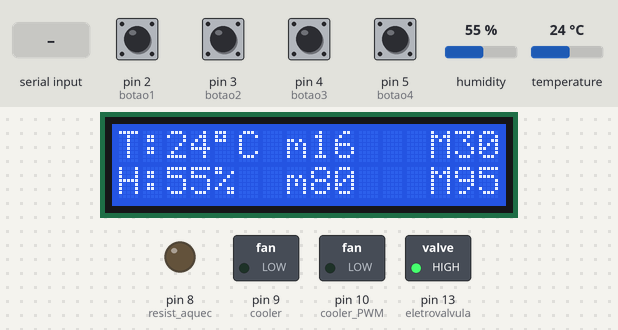
Simulated run of this sketch. Board: Arduino Uno, built with avr-gcc and run on an emulated ATmega328P. Shown: 16×2 character LCD, switched loads named in the sketch (green lamp = pin HIGH), output pins drawn as LEDs (lit = HIGH). The test bench sets the inputs (shaded band); at power-on: pin 2 (botao1), pin 3 (botao2), pin 4 (botao3), pin 5 (botao4) LOW, humidity 55 %, temperature 24 °C. What the sketch prints to the serial monitor is not drawn.

Above: at 2.2 s.
2.3 s: "R" received over the second serial link
At 3.2 s:
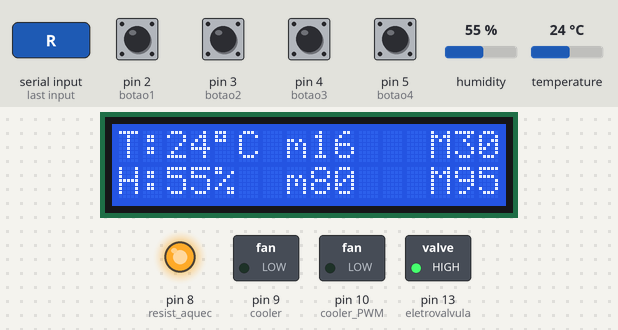
3.9 s: pin 2 (botao1) pulled HIGH for 0.7 s
At 4.95 s:
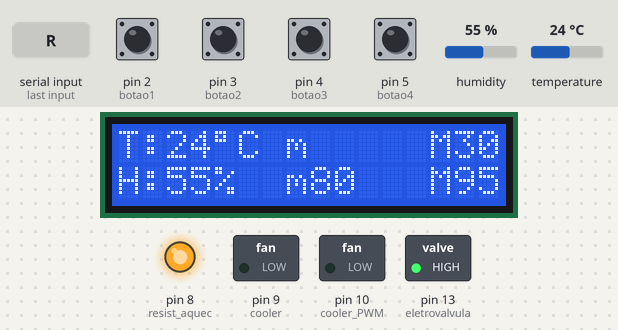
6.2 s: "8" received over the second serial link
At 7.25 s:
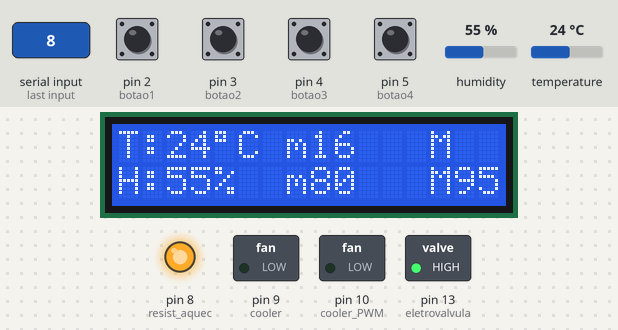
8.5 s: pin 4 (botao3) pulled HIGH for 0.7 s
At 9.16 s:
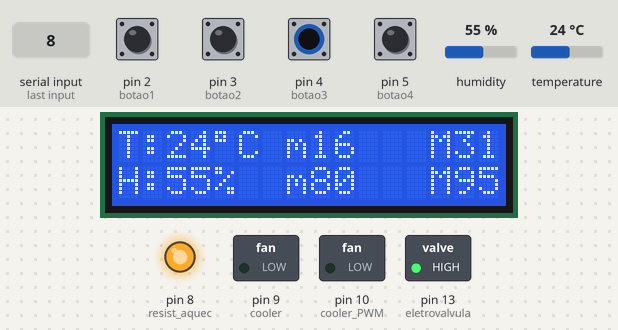
10.7 s: pin 3 (botao2) pulled HIGH for 0.7 s
At 11.83 s:
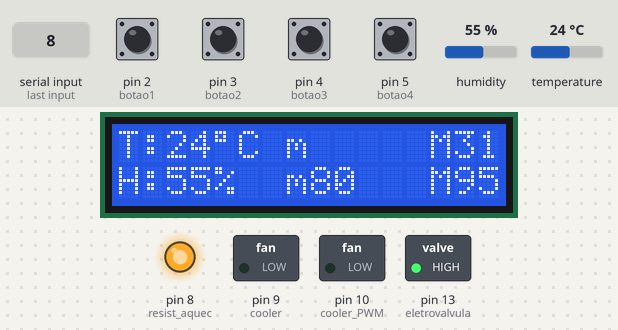
13.0 s: pin 5 (botao4) pulled HIGH for 0.7 s
At 13.74 s:
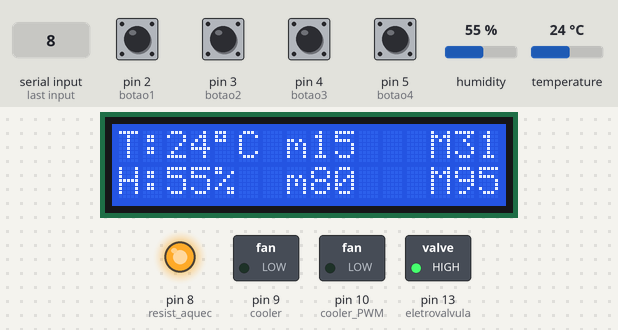
Timing chart, 0 to 16.0 s (numbered marks = the images above; inputs shaded):
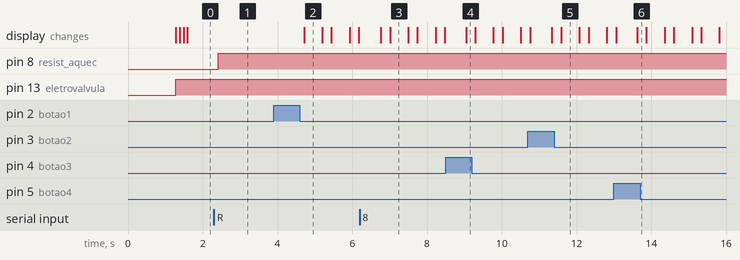

Measured:
- after the input at 2.3 s, pin 8 (resist_aquec): LOW → HIGH after 0.11 s
- after the input at 3.9 s, the display: changes after 0.81 s (image 2)
- after the input at 8.5 s, the display: changes after 0.54 s (image 4)
- what the display in image 2 shows lasts 0.5 s, from 4.7 s to 5.2 s

The sketch:

Prog_Estufa_LCD_I2C.ino
```cpp
#include <SoftwareSerial.h>  // Libraria do módulo Bluetooth (HC-05)
#include <dht.h>
//#include <Wire.h>
#include <LiquidCrystal_I2C.h>

LiquidCrystal_I2C lcd(0x27, 16, 2);
#define DHT11_PIN 7
dht DHT;

SoftwareSerial BTserial(11, 12); // RX, TX

#define botao1 2
#define botao2 3
#define botao3 4
#define botao4 5
#define resist_aquec 8
#define cooler 9
#define cooler_PWM 10
#define eletrovalvula 13

int estadobotao1 = 0;
int estadobotao2 = 0;
int estadobotao3 = 0;
int estadobotao4 = 0;

// Definicao de variaveis auxiliares
int menu = 0;
int temperatura;
int humidade;

int temp_max = 30;
int temp_min = 16;
int hum_max = 95;
int hum_min = 80;

int conta = 0;

// Setup *************************************************
void setup() {
  int chk = DHT.read11(DHT11_PIN);
  lcd.backlight();
  lcd.init();
  lcd.setCursor(0, 0);  // coluna 0  - linha 0
  lcd.print("Estufa");
  delay(1000);
  Serial.begin(9600);
  BTserial.begin(9600);  // Inicialização do Módulo Bluetooth

  // Definiçao dos pinos como Entrada ou Saida ************
  pinMode(cooler, OUTPUT);
  pinMode(cooler_PWM, OUTPUT);
  pinMode(resist_aquec, OUTPUT);
  pinMode(eletrovalvula, OUTPUT);
  pinMode(botao1, INPUT);
  pinMode(botao2, INPUT);
  pinMode(botao3, INPUT);
  pinMode(botao4, INPUT);
  menu = 0;  // Inicia no menu 0
  // Desliga saidas (desativo a nivel alto)
  digitalWrite(cooler, LOW);
  digitalWrite(resist_aquec, LOW);
}

void loop() {

  bluetooth_emissor();
  bluetooth_recetor();

  estadobotao1 = digitalRead(botao1);
  estadobotao2 = digitalRead(botao2);
  estadobotao3 = digitalRead(botao3);
  estadobotao4 = digitalRead(botao4);

  temperatura = DHT.temperature;
  humidade = DHT.humidity;

  if (conta == 20) {
    conta = 0;
  }

  // Restringe Valores da temp_max e temp_min ************
  if (temp_min >= temp_max) temp_max = temp_min + 5;
  if (hum_min >= hum_max) hum_max = hum_min + 5;

  // Controlo dos relés de saída (Resistencia de Aquecimento e Cooler Refrigeração
  if (temperatura < temp_min) {
    digitalWrite(resist_aquec, HIGH);
  }

  if (temperatura > temp_max) {
    digitalWrite(resist_aquec, LOW);
  }

  if (temperatura < temp_max) {
    digitalWrite(cooler_PWM, LOW);
  }


  if (temperatura > (temp_max + 2)) {  //Se temp acima 2ºC da Temp_Max
    digitalWrite(cooler, HIGH);
    analogWrite(cooler_PWM, 190);          // cooler roda a 50% da sua velocidade máx
  }

  if (temperatura > (temp_max + 5)) {  //Se temp acima 5ºC da Temp_Max
    digitalWrite(cooler, HIGH);
    analogWrite(cooler_PWM, 255);          // cooler roda a 100% da sua velocidade máx
  }
  ;

  // Controlo da Humidade

  if (humidade < hum_min) {
    digitalWrite(eletrovalvula, HIGH);
  }

  if (humidade > hum_max) {
    digitalWrite(eletrovalvula, LOW);
  }
  //***************************************************************

  // Acerto dos Parametros da temp_max, temp_min, hum_max e hum_min
  // com a utilizaçao de menus

  if (estadobotao1 == HIGH) {
    menu = menu + 1;
    delay(100);
  }

  if (estadobotao2 == HIGH) {
    menu = menu - 1;
    delay(100);
  }

  if (estadobotao3 == HIGH) {
    if (menu == 1) temp_min = temp_min + 1;
    if (menu == 2) temp_max = temp_max + 1;
    if (menu == 3) hum_min = hum_min + 1;
    if (menu == 4) hum_max = hum_max + 1;
    delay(80);
  }

  if (estadobotao4 == HIGH) {
    if (menu == 1) temp_min = temp_min - 1;
    if (menu == 2) temp_max = temp_max - 1;
    if (menu == 3) hum_min = hum_min - 1;
    if (menu == 4) hum_max = hum_max - 1;
    delay(80);
  }

  // Impressão da Temperatura
  lcd.setCursor(0, 0);
  lcd.print("T:");
  lcd.print(temperatura);
  lcd.write((char)223);
  lcd.print("C");
  delay(100);

  // Impressao da Humidade relativa
  lcd.setCursor(0, 1);
  lcd.print("H:");
  lcd.print(humidade);
  lcd.print("%");
  delay(100);

  lcd.setCursor(7, 0);
  lcd.print("m");
  lcd.print(temp_min);

  lcd.setCursor(13, 0);
  lcd.print("M");
  lcd.print(temp_max);

  lcd.setCursor(7, 1);
  lcd.print("m");
  lcd.print(hum_min);
  delay(80);
  lcd.setCursor(13, 1);
  lcd.print("M");
  lcd.print(hum_max);
  delay(80);


  if (menu == 1) {
    lcd.setCursor(7, 0);
    lcd.print("m");
    delay(80);
    lcd.print("  ");
    delay(80);
  }

  if (menu == 2) {

    // Acerto dos Parametros temp_max e temp_min ***************
    lcd.setCursor(13, 0);
    lcd.print("M");
    delay(80);
    lcd.print("  ");
    delay(80);
  }


  // Impressao dos Parametros hum_max e hum_min *****************

  if (menu == 3) {
    lcd.setCursor(7, 1);
    lcd.print("m");
    delay(80);
    lcd.print("  ");
    delay(80);
  }

  if (menu == 4) {
    lcd.setCursor(13, 1);
    lcd.print("M");
    delay(80);
    lcd.print("  ");
    delay(80);
  }


  // Limita numero de menus ******************

  if (menu > 4) {
    menu = 4;  // mantem valor 4
  }
  if (menu < 0) {
    menu = 0;  // mantem valor 0
  }
}
```

BT_Bluetooth_Emissor.ino
```cpp
void bluetooth_emissor(){
  // Envio dos dados via Bluetooth para a Interface de Monitorização

                BTserial.print("Temp:");
                BTserial.print(temperatura);   // Envio do valor da variável da Temperatura
                BTserial.println(" oC");
                BTserial.print("Humid:");
                BTserial.print(humidade);      // Envio do valor da variável da Humidade
                BTserial.println(" %");
                BTserial.print("Temp_min:");
                BTserial.println(temp_min);   // Envio do valor da variável da temp_min
                BTserial.print("Temp_Max:");
                BTserial.println(temp_max);   // Envio do valor da variável da temp_max
                BTserial.print("Humid_min:");
                BTserial.println(hum_min);  // Envio do valor da variável da hum_min
                BTserial.print("Humid_Max:");
                BTserial.print(hum_max);  // Envio do valor da variável da hum_max
                BTserial.println("");
                delay(100);
}
```

BT_Bluetooth_Recetor.ino
```cpp
void bluetooth_recetor(){
  // Receção de Dados via Bluetooth  ****************************

if(BTserial.available())
  {
  char daten = BTserial.read();
  Serial.println(daten);

    if(daten=='R')  // Se caracter recebido for "R"
    {
        digitalWrite(resist_aquec, HIGH);
        BTserial.println("Resistência ON");
    }
    if (daten=='F')  // Se caracter recebido for "F"
    {
        digitalWrite(resist_aquec, LOW);
        BTserial.println("Resistência OFF");
    }
    if (daten=='8')
    {
        menu = menu + 1;   // Decrementa menu
        delay(100);
    }

    if (daten=='2')
    {
        menu = menu - 1;   // Decrementa menu
        delay(100);
    }

    if (daten=='6')
    {
        if (menu == 1 ){ temp_min = temp_min + 1; }
        if (menu == 2 ) temp_max ++;
        if (menu == 3 ) hum_min ++;
        if (menu == 4 ) hum_max ++;
        delay(100);
    }

     if (daten=='4')
    {
        if (menu == 1 ){ temp_min = temp_min - 1; }
        if (menu == 2 ) temp_max --;
        if (menu == 3 ) hum_min --;
        if (menu == 4 ) hum_max --;
        delay(100);
    }

}

}
```
